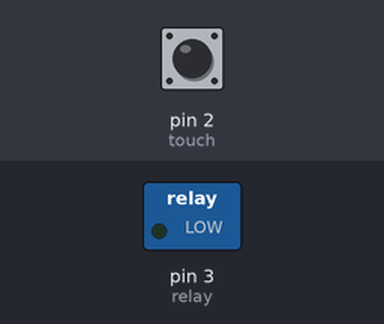
This sketch was run on a simulated Arduino Uno, built with avr-gcc and run on an emulated ATmega328P. Shown: switched loads named in the sketch (green lamp = pin HIGH). Dashed ring = blinking. The inputs (shaded band) are chosen by the test bench; at power-on: pin 2 (touch) LOW.

Above: at 1.2 s.
1.3 s: pin 2 (touch) pulled HIGH for 1 s
At 1.75 s:
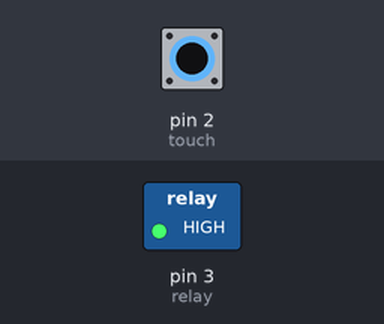
4.0 s: pin 2 (touch) pulled HIGH for 0.15 s
At 4.6 s:
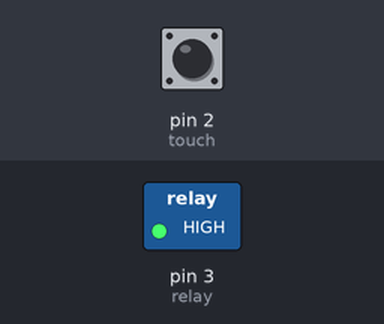
5.8 s: pin 2 (touch) pulled HIGH for 3.2 s
At 9.5 s:
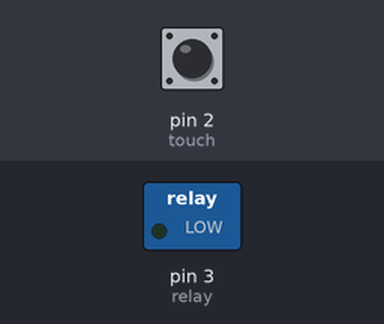
Timing chart, 0 to 11.0 s (numbered marks = the images above; inputs shaded):
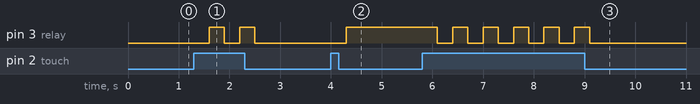

Measured:
- after the input at 1.3 s, pin 3 (relay): alternates HIGH for 0.30 s and LOW for 0.30 s, 4 changes in all, then stays LOW, starting after 0.30 s
- after the input at 4.0 s, pin 3 (relay): LOW → HIGH after 0.30 s
- after the input at 5.8 s, pin 3 (relay): alternates HIGH for 0.30 s and LOW for 0.30 s, 11 changes in all, then stays LOW, starting after 0.30 s

The sketch:

Single_Button_Controlled_Relay.ino
```cpp
/*===============SINGLE BUTTON CONTROLLED RELAY==================
  Dibuat Oleh Tim Digiware
  ===============================================================
  Konfigurasi Pin:
  |------------------------------------------------|
  |                            | Arduino Base HAT  |
  |------------------------------------------------|
  |Grove - Relay               |         D3        |
  |Grove - Touch Sensor        |         D2        |
  |------------------------------------------------|
*/

#define touch 2
#define relay 3
int count;

void setup() {

  pinMode(touch, INPUT);
  pinMode(relay, OUTPUT);
  Serial.begin(9600);

}

void loop() {

  int val = digitalRead(touch);

  if(val == 1)
  {
    count++;
    delay(300);

    if(count == 1)
    {
      digitalWrite(relay, 1);
    }

    if(count == 2)
    {
      digitalWrite(relay, 0);
      count = 0;
    }
  }


}
```
